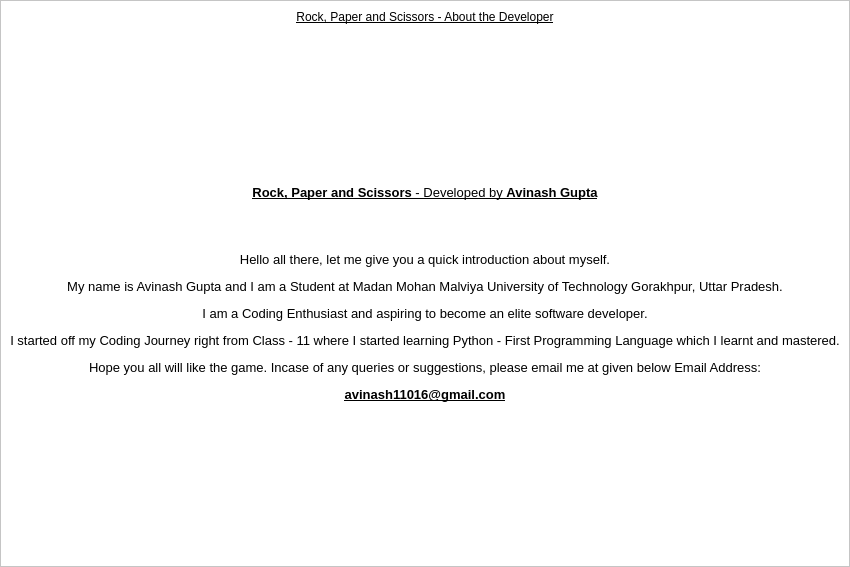
<?xml version="1.0" encoding="UTF-8"?>
<ui version="4.0">
 <class>MainWindow</class>
 <widget class="QMainWindow" name="MainWindow">
  <property name="geometry">
   <rect>
    <x>0</x>
    <y>0</y>
    <width>846</width>
    <height>567</height>
   </rect>
  </property>
  <property name="windowTitle">
   <string>Rock, Paper and Scissor Game</string>
  </property>
  <property name="windowIcon">
   <iconset>
    <normaloff>../Images/scissorHand.png</normaloff>../Images/scissorHand.png</iconset>
  </property>
  <widget class="QWidget" name="centralwidget">
   <layout class="QVBoxLayout" name="verticalLayout">
    <property name="spacing">
     <number>0</number>
    </property>
    <property name="leftMargin">
     <number>0</number>
    </property>
    <property name="topMargin">
     <number>0</number>
    </property>
    <property name="rightMargin">
     <number>0</number>
    </property>
    <property name="bottomMargin">
     <number>0</number>
    </property>
    <item>
     <widget class="QFrame" name="frame">
      <property name="styleSheet">
       <string notr="true">background-color: rgb(255, 255, 255);</string>
      </property>
      <property name="frameShape">
       <enum>QFrame::StyledPanel</enum>
      </property>
      <property name="frameShadow">
       <enum>QFrame::Raised</enum>
      </property>
      <layout class="QVBoxLayout" name="verticalLayout_2">
       <item>
        <widget class="QLabel" name="label">
         <property name="styleSheet">
          <string notr="true">font: 75 bold 18pt &quot;Segoe UI&quot;;
text-decoration:underline;</string>
         </property>
         <property name="text">
          <string>Rock, Paper and Scissors - About the Developer</string>
         </property>
         <property name="alignment">
          <set>Qt::AlignCenter</set>
         </property>
        </widget>
       </item>
       <item>
        <widget class="QLabel" name="label_2">
         <property name="sizePolicy">
          <sizepolicy hsizetype="Preferred" vsizetype="Expanding">
           <horstretch>0</horstretch>
           <verstretch>0</verstretch>
          </sizepolicy>
         </property>
         <property name="styleSheet">
          <string notr="true">font: 12pt &quot;Leelawadee UI&quot;;</string>
         </property>
         <property name="text">
          <string>&lt;html&gt;&lt;head/&gt;&lt;body&gt;&lt;p align=&quot;center&quot;&gt;&lt;span style=&quot; font-size:10pt; font-weight:600; text-decoration: underline;&quot;&gt;Rock, Paper and Scissors&lt;/span&gt;&lt;span style=&quot; font-size:10pt; text-decoration: underline;&quot;&gt; - Developed by &lt;/span&gt;&lt;span style=&quot; font-size:10pt; font-weight:600; text-decoration: underline;&quot;&gt;Avinash Gupta&lt;/span&gt;&lt;/p&gt;&lt;p align=&quot;center&quot;&gt;&lt;br/&gt;&lt;/p&gt;&lt;p align=&quot;center&quot;&gt;&lt;span style=&quot; font-size:10pt;&quot;&gt;Hello all there, let me give you a quick introduction about myself.&lt;/span&gt;&lt;/p&gt;&lt;p align=&quot;center&quot;&gt;&lt;span style=&quot; font-size:10pt;&quot;&gt;My name is Avinash Gupta and I am a Student at Madan Mohan Malviya University of Technology Gorakhpur, Uttar Pradesh.&lt;/span&gt;&lt;/p&gt;&lt;p align=&quot;center&quot;&gt;&lt;span style=&quot; font-size:10pt;&quot;&gt;I am a Coding Enthusiast and aspiring to become an elite software developer.&lt;/span&gt;&lt;/p&gt;&lt;p align=&quot;center&quot;&gt;&lt;span style=&quot; font-size:10pt;&quot;&gt;I started off my Coding Journey right from Class - 11 where I started learning Python - First Programming Language which I learnt and mastered.&lt;/span&gt;&lt;/p&gt;&lt;p align=&quot;center&quot;&gt;&lt;span style=&quot; font-size:10pt;&quot;&gt;Hope you all will like the game. Incase of any queries or suggestions, please email me at given below Email Address:&lt;/span&gt;&lt;/p&gt;&lt;p align=&quot;center&quot;&gt;&lt;span style=&quot; font-size:10pt; font-weight:600; text-decoration: underline;&quot;&gt;avinash11016@gmail.com&lt;/span&gt;&lt;/p&gt;&lt;/body&gt;&lt;/html&gt;</string>
         </property>
        </widget>
       </item>
      </layout>
     </widget>
    </item>
   </layout>
  </widget>
 </widget>
 <resources/>
 <connections/>
</ui>
